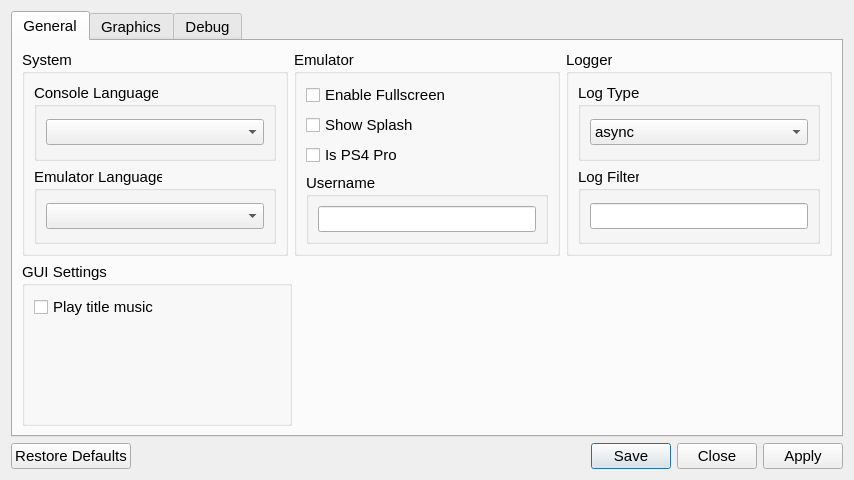
<?xml version="1.0" encoding="UTF-8"?>
<!-- SPDX-FileCopyrightText: Copyright 2024 shadPS4 Emulator Project
     SPDX-License-Identifier: GPL-2.0-or-later -->
<ui version="4.0">
 <class>SettingsDialog</class>
 <widget class="QDialog" name="SettingsDialog">
  <property name="windowModality">
   <enum>Qt::WindowModality::WindowModal</enum>
  </property>
  <property name="geometry">
   <rect>
    <x>0</x>
    <y>0</y>
    <width>854</width>
    <height>480</height>
   </rect>
  </property>
  <property name="sizePolicy">
   <sizepolicy hsizetype="Preferred" vsizetype="Preferred">
    <horstretch>0</horstretch>
    <verstretch>0</verstretch>
   </sizepolicy>
  </property>
  <property name="font">
   <font>
    <pointsize>11</pointsize>
    <bold>false</bold>
   </font>
  </property>
  <property name="windowTitle">
   <string>Settings</string>
  </property>
  <property name="windowIcon">
   <iconset>
    <normaloff>:/images/shadps4.ico</normaloff>:/images/shadps4.ico</iconset>
  </property>
  <layout class="QVBoxLayout" name="settingsDialogLayout">
   <item>
    <widget class="QScrollArea" name="scrollArea">
     <property name="frameShape">
      <enum>QFrame::Shape::NoFrame</enum>
     </property>
     <property name="widgetResizable">
      <bool>true</bool>
     </property>
     <widget class="QTabWidget" name="tabWidgetSettings">
      <property name="enabled">
       <bool>true</bool>
      </property>
      <property name="geometry">
       <rect>
        <x>0</x>
        <y>0</y>
        <width>836</width>
        <height>428</height>
       </rect>
      </property>
      <property name="sizePolicy">
       <sizepolicy hsizetype="Preferred" vsizetype="Preferred">
        <horstretch>0</horstretch>
        <verstretch>0</verstretch>
       </sizepolicy>
      </property>
      <property name="currentIndex">
       <number>0</number>
      </property>
      <widget class="QWidget" name="generalTab">
       <attribute name="title">
        <string>General</string>
       </attribute>
       <layout class="QVBoxLayout" name="generalTabVLayout" stretch="0,0">
        <item>
         <layout class="QHBoxLayout" name="generalTabHLayoutTop" stretch="1,1,1">
          <item>
           <layout class="QVBoxLayout" name="systemTabLayoutLeft">
            <item>
             <widget class="QGroupBox" name="SystemSettings">
              <property name="title">
               <string>System</string>
              </property>
              <layout class="QVBoxLayout" name="emuSettingsLayout">
               <item>
                <widget class="QGroupBox" name="consoleLanguageGroupBox">
                 <property name="title">
                  <string>Console Language</string>
                 </property>
                 <layout class="QVBoxLayout" name="settingsLayout">
                  <item>
                   <widget class="QComboBox" name="consoleLanguageComboBox"/>
                  </item>
                 </layout>
                </widget>
               </item>
               <item>
                <widget class="QGroupBox" name="emulatorLanguageGroupBox">
                 <property name="title">
                  <string>Emulator Language</string>
                 </property>
                 <layout class="QVBoxLayout" name="langSettingsLayout">
                  <item>
                   <widget class="QComboBox" name="emulatorLanguageComboBox"/>
                  </item>
                 </layout>
                </widget>
               </item>
              </layout>
             </widget>
            </item>
           </layout>
          </item>
          <item>
           <layout class="QVBoxLayout" name="emulatorTabLayoutMiddle">
            <item>
             <widget class="QGroupBox" name="emulatorSettingsGroupBox">
              <property name="title">
               <string>Emulator</string>
              </property>
              <layout class="QVBoxLayout" name="additionalSettingsVLayout">
               <item>
                <layout class="QVBoxLayout" name="emulatorverticalLayout">
                 <item>
                  <widget class="QCheckBox" name="fullscreenCheckBox">
                   <property name="text">
                    <string>Enable Fullscreen</string>
                   </property>
                  </widget>
                 </item>
                 <item>
                  <widget class="QCheckBox" name="showSplashCheckBox">
                   <property name="text">
                    <string>Show Splash</string>
                   </property>
                  </widget>
                 </item>
                 <item>
                  <widget class="QCheckBox" name="ps4proCheckBox">
                   <property name="text">
                    <string>Is PS4 Pro</string>
                   </property>
                  </widget>
                 </item>
                </layout>
               </item>
               <item>
                <layout class="QVBoxLayout" name="vLayoutUserName">
                 <property name="spacing">
                  <number>6</number>
                 </property>
                 <property name="leftMargin">
                  <number>0</number>
                 </property>
                 <item>
                  <layout class="QHBoxLayout" name="hLayoutUserName">
                   <item>
                    <widget class="QGroupBox" name="userName">
                     <property name="title">
                      <string>Username</string>
                     </property>
                     <layout class="QVBoxLayout" name="userNameLayout">
                      <item>
                       <widget class="QLineEdit" name="userNameLineEdit"/>
                      </item>
                     </layout>
                    </widget>
                   </item>
                  </layout>
                 </item>
                </layout>
               </item>
              </layout>
             </widget>
            </item>
           </layout>
          </item>
          <item>
           <layout class="QVBoxLayout" name="loggerTabLayoutRight">
            <item>
             <widget class="QGroupBox" name="loggerGroupBox">
              <property name="title">
               <string>Logger</string>
              </property>
              <layout class="QVBoxLayout" name="loggerLayout">
               <item>
                <widget class="QWidget" name="LogTypeWidget" native="true">
                 <layout class="QVBoxLayout" name="LogTypeLayout">
                  <property name="leftMargin">
                   <number>0</number>
                  </property>
                  <property name="topMargin">
                   <number>0</number>
                  </property>
                  <property name="rightMargin">
                   <number>0</number>
                  </property>
                  <property name="bottomMargin">
                   <number>0</number>
                  </property>
                  <item>
                   <widget class="QGroupBox" name="logTypeGroupBox">
                    <property name="title">
                     <string>Log Type</string>
                    </property>
                    <layout class="QVBoxLayout" name="logTypeBoxLayout">
                     <item>
                      <widget class="QComboBox" name="logTypeComboBox">
                       <item>
                        <property name="text">
                         <string>async</string>
                        </property>
                       </item>
                       <item>
                        <property name="text">
                         <string>sync</string>
                        </property>
                       </item>
                      </widget>
                     </item>
                    </layout>
                   </widget>
                  </item>
                 </layout>
                </widget>
               </item>
               <item>
                <layout class="QVBoxLayout" name="vLayoutLogFilter">
                 <property name="spacing">
                  <number>6</number>
                 </property>
                 <property name="leftMargin">
                  <number>0</number>
                 </property>
                 <item>
                  <layout class="QHBoxLayout" name="hLayoutLogFilter">
                   <item>
                    <widget class="QGroupBox" name="logFilter">
                     <property name="title">
                      <string>Log Filter</string>
                     </property>
                     <layout class="QVBoxLayout" name="logFilterLayout">
                      <item>
                       <widget class="QLineEdit" name="logFilterLineEdit"/>
                      </item>
                     </layout>
                    </widget>
                   </item>
                  </layout>
                 </item>
                </layout>
               </item>
              </layout>
             </widget>
            </item>
           </layout>
          </item>
         </layout>
        </item>
        <item>
         <layout class="QHBoxLayout" name="generalTabHLayoutBottom" stretch="1,1,1">
          <item>
           <layout class="QVBoxLayout" name="GUITabLayoutLeft">
            <item>
             <widget class="QGroupBox" name="GUISettings">
              <property name="title">
               <string>GUI Settings</string>
              </property>
              <layout class="QVBoxLayout" name="emuSettingsLayout">
               <item>
                <widget class="QCheckBox" name="playBGMCheckBox">
                 <property name="text">
                  <string>Play title music</string>
                 </property>
                </widget>
               </item>
               <item>
                <spacer name="verticalSpacer_2">
                 <property name="orientation">
                  <enum>Qt::Orientation::Vertical</enum>
                 </property>
                 <property name="sizeType">
                  <enum>QSizePolicy::Policy::Expanding</enum>
                 </property>
                 <property name="sizeHint" stdset="0">
                  <size>
                   <width>20</width>
                   <height>40</height>
                  </size>
                 </property>
                </spacer>
               </item>
              </layout>
             </widget>
            </item>
           </layout>
          </item>
          <item>
           <layout class="QVBoxLayout" name="placehodlerTabLayoutMiddle"/>
          </item>
          <item>
           <layout class="QVBoxLayout" name="placeholderTabLayoutRight"/>
          </item>
         </layout>
        </item>
       </layout>
      </widget>
      <widget class="QWidget" name="grphicsTab">
       <attribute name="title">
        <string>Graphics</string>
       </attribute>
       <layout class="QVBoxLayout" name="graphicsTabVLayout" stretch="0,0">
        <item>
         <layout class="QHBoxLayout" name="graphicsTabHLayout" stretch="1,1,1">
          <item>
           <layout class="QVBoxLayout" name="graphicsTabLayoutLeft">
            <item>
             <widget class="QGroupBox" name="graphicsAdapterGroupBox">
              <property name="title">
               <string>Graphics Device</string>
              </property>
              <layout class="QVBoxLayout" name="graphicsAdapterLayout">
               <item>
                <widget class="QComboBox" name="graphicsAdapterBox"/>
               </item>
              </layout>
             </widget>
            </item>
            <item>
             <widget class="QWidget" name="widgetgraphicsBottom" native="true">
              <layout class="QHBoxLayout" name="widgetgraphicsBottomHLayout">
               <property name="leftMargin">
                <number>0</number>
               </property>
               <property name="topMargin">
                <number>0</number>
               </property>
               <property name="rightMargin">
                <number>0</number>
               </property>
               <property name="bottomMargin">
                <number>0</number>
               </property>
              </layout>
             </widget>
            </item>
           </layout>
          </item>
          <item>
           <layout class="QVBoxLayout" name="graphicsTabLayoutMiddle">
            <item>
             <layout class="QVBoxLayout" name="layoutResolution">
              <property name="spacing">
               <number>6</number>
              </property>
              <property name="leftMargin">
               <number>0</number>
              </property>
              <item>
               <layout class="QHBoxLayout" name="resolutionLayout">
                <item>
                 <widget class="QGroupBox" name="widthGroupBox">
                  <property name="title">
                   <string>Width</string>
                  </property>
                  <layout class="QVBoxLayout" name="widthLayout">
                   <item>
                    <widget class="QSpinBox" name="widthSpinBox">
                     <property name="accelerated">
                      <bool>true</bool>
                     </property>
                     <property name="correctionMode">
                      <enum>QAbstractSpinBox::CorrectionMode::CorrectToNearestValue</enum>
                     </property>
                     <property name="keyboardTracking">
                      <bool>false</bool>
                     </property>
                     <property name="minimum">
                      <number>0</number>
                     </property>
                     <property name="maximum">
                      <number>9999</number>
                     </property>
                     <property name="value">
                      <number>1280</number>
                     </property>
                    </widget>
                   </item>
                  </layout>
                 </widget>
                </item>
                <item>
                 <widget class="QGroupBox" name="heightGroupBox">
                  <property name="title">
                   <string>Height</string>
                  </property>
                  <layout class="QVBoxLayout" name="heightLayout">
                   <item>
                    <widget class="QSpinBox" name="heightSpinBox">
                     <property name="frame">
                      <bool>true</bool>
                     </property>
                     <property name="accelerated">
                      <bool>true</bool>
                     </property>
                     <property name="correctionMode">
                      <enum>QAbstractSpinBox::CorrectionMode::CorrectToNearestValue</enum>
                     </property>
                     <property name="keyboardTracking">
                      <bool>false</bool>
                     </property>
                     <property name="minimum">
                      <number>0</number>
                     </property>
                     <property name="maximum">
                      <number>9999</number>
                     </property>
                     <property name="value">
                      <number>720</number>
                     </property>
                    </widget>
                   </item>
                  </layout>
                 </widget>
                </item>
               </layout>
              </item>
             </layout>
            </item>
            <item>
             <layout class="QVBoxLayout" name="vLayoutVblank">
              <property name="spacing">
               <number>6</number>
              </property>
              <property name="leftMargin">
               <number>0</number>
              </property>
              <item>
               <layout class="QHBoxLayout" name="hLayoutVblank">
                <item>
                 <widget class="QGroupBox" name="heightDivider">
                  <property name="title">
                   <string>Vblank Divider</string>
                  </property>
                  <layout class="QVBoxLayout" name="vblankLayout">
                   <item>
                    <widget class="QSpinBox" name="vblankSpinBox">
                     <property name="frame">
                      <bool>true</bool>
                     </property>
                     <property name="accelerated">
                      <bool>true</bool>
                     </property>
                     <property name="correctionMode">
                      <enum>QAbstractSpinBox::CorrectionMode::CorrectToNearestValue</enum>
                     </property>
                     <property name="keyboardTracking">
                      <bool>false</bool>
                     </property>
                     <property name="minimum">
                      <number>1</number>
                     </property>
                     <property name="maximum">
                      <number>9999</number>
                     </property>
                     <property name="value">
                      <number>1</number>
                     </property>
                    </widget>
                   </item>
                  </layout>
                 </widget>
                </item>
               </layout>
              </item>
             </layout>
            </item>
           </layout>
          </item>
          <item>
           <layout class="QVBoxLayout" name="graphicsTabLayoutRight">
            <property name="rightMargin">
             <number>12</number>
            </property>
            <property name="bottomMargin">
             <number>12</number>
            </property>
            <item>
             <widget class="QGroupBox" name="additionalSettingsGroupBox">
              <property name="title">
               <string>Advanced</string>
              </property>
              <property name="alignment">
               <set>Qt::AlignmentFlag::AlignLeading|Qt::AlignmentFlag::AlignLeft|Qt::AlignmentFlag::AlignVCenter</set>
              </property>
              <layout class="QVBoxLayout" name="additionalSettingsLayout">
               <item>
                <widget class="QCheckBox" name="dumpShadersCheckBox">
                 <property name="text">
                  <string>Enable Shaders Dumping</string>
                 </property>
                </widget>
               </item>
               <item>
                <widget class="QCheckBox" name="nullGpuCheckBox">
                 <property name="text">
                  <string>Enable NULL GPU</string>
                 </property>
                </widget>
               </item>
               <item>
                <widget class="QCheckBox" name="dumpPM4CheckBox">
                 <property name="text">
                  <string>Enable PM4 Dumping</string>
                 </property>
                </widget>
               </item>
              </layout>
             </widget>
            </item>
            <item>
             <spacer name="AdvancedSpacer">
              <property name="orientation">
               <enum>Qt::Orientation::Vertical</enum>
              </property>
              <property name="sizeHint" stdset="0">
               <size>
                <width>20</width>
                <height>40</height>
               </size>
              </property>
             </spacer>
            </item>
           </layout>
          </item>
         </layout>
        </item>
        <item>
         <spacer name="graphicSpacer">
          <property name="orientation">
           <enum>Qt::Orientation::Vertical</enum>
          </property>
          <property name="sizeHint" stdset="0">
           <size>
            <width>20</width>
            <height>40</height>
           </size>
          </property>
         </spacer>
        </item>
       </layout>
      </widget>
      <widget class="QWidget" name="debugTab">
       <attribute name="title">
        <string>Debug</string>
       </attribute>
       <layout class="QVBoxLayout" name="debugTabVLayout" stretch="0,1">
        <item>
         <layout class="QHBoxLayout" name="debugTabHLayout" stretch="1">
          <item>
           <widget class="QGroupBox" name="debugTabGroupBox">
            <property name="enabled">
             <bool>true</bool>
            </property>
            <property name="title">
             <string>General</string>
            </property>
            <property name="alignment">
             <set>Qt::AlignmentFlag::AlignLeading|Qt::AlignmentFlag::AlignLeft|Qt::AlignmentFlag::AlignTop</set>
            </property>
            <layout class="QVBoxLayout" name="debugTabLayout">
             <item alignment="Qt::AlignmentFlag::AlignTop">
              <widget class="QCheckBox" name="debugDump">
               <property name="text">
                <string>Enable Debug Dumping</string>
               </property>
              </widget>
             </item>
             <item>
              <spacer name="verticalSpacer">
               <property name="orientation">
                <enum>Qt::Orientation::Vertical</enum>
               </property>
               <property name="sizeType">
                <enum>QSizePolicy::Policy::MinimumExpanding</enum>
               </property>
               <property name="sizeHint" stdset="0">
                <size>
                 <width>0</width>
                 <height>0</height>
                </size>
               </property>
              </spacer>
             </item>
             <item>
              <widget class="QCheckBox" name="vkValidationCheckBox">
               <property name="text">
                <string>Enable Vulkan Validation Layers</string>
               </property>
              </widget>
             </item>
             <item>
              <widget class="QCheckBox" name="vkSyncValidationCheckBox">
               <property name="text">
                <string>Enable Vulkan Synchronization Validation</string>
               </property>
              </widget>
             </item>
             <item>
              <widget class="QCheckBox" name="rdocCheckBox">
               <property name="text">
                <string>Enable RenderDoc Debugging</string>
               </property>
              </widget>
             </item>
            </layout>
           </widget>
          </item>
         </layout>
        </item>
        <item>
         <spacer name="debugTabSpacer">
          <property name="orientation">
           <enum>Qt::Orientation::Vertical</enum>
          </property>
          <property name="sizeType">
           <enum>QSizePolicy::Policy::MinimumExpanding</enum>
          </property>
          <property name="sizeHint" stdset="0">
           <size>
            <width>0</width>
            <height>0</height>
           </size>
          </property>
         </spacer>
        </item>
       </layout>
      </widget>
     </widget>
    </widget>
   </item>
   <item>
    <widget class="QDialogButtonBox" name="buttonBox">
     <property name="standardButtons">
      <set>QDialogButtonBox::StandardButton::Apply|QDialogButtonBox::StandardButton::Close|QDialogButtonBox::StandardButton::RestoreDefaults|QDialogButtonBox::StandardButton::Save</set>
     </property>
    </widget>
   </item>
  </layout>
 </widget>
 <resources/>
 <connections/>
</ui>
